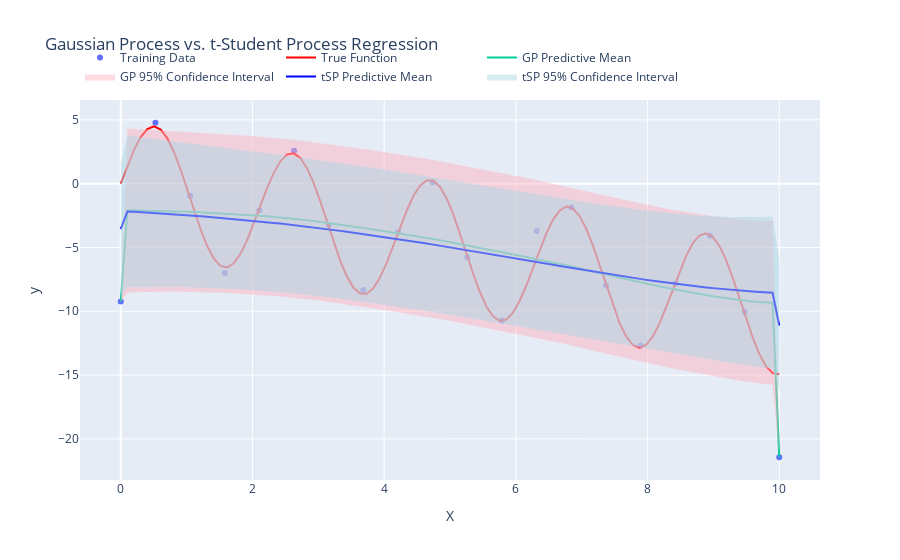

The notebook cell saved with this chart:
### Code cell
# Define the true function
def true_function(X):
    func = 5 * torch.sin(3*X) - X
    return func.squeeze()

# Example usage of the functions
X_train, y_train = generate_synthetic_data(noise_level=0.2, n_outliers=3, outlier_magnitude=5, func=true_function)
gp, tsp = initialize_and_fit_models(X_train, y_train, noise_level=0.1, df=3.0)
X_test = torch.linspace(0, 10, 100).unsqueeze(1)
plot_predictions(gp, tsp, X_train, y_train, X_test, func=true_function)
